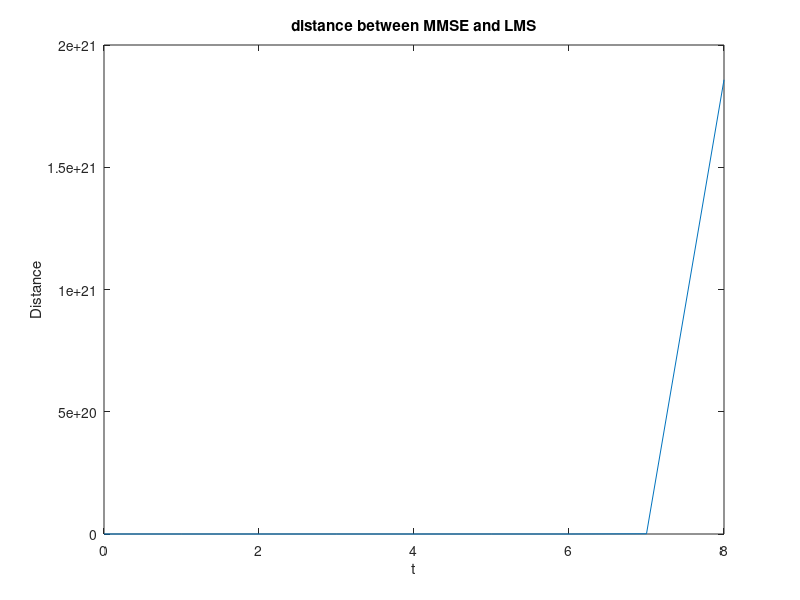
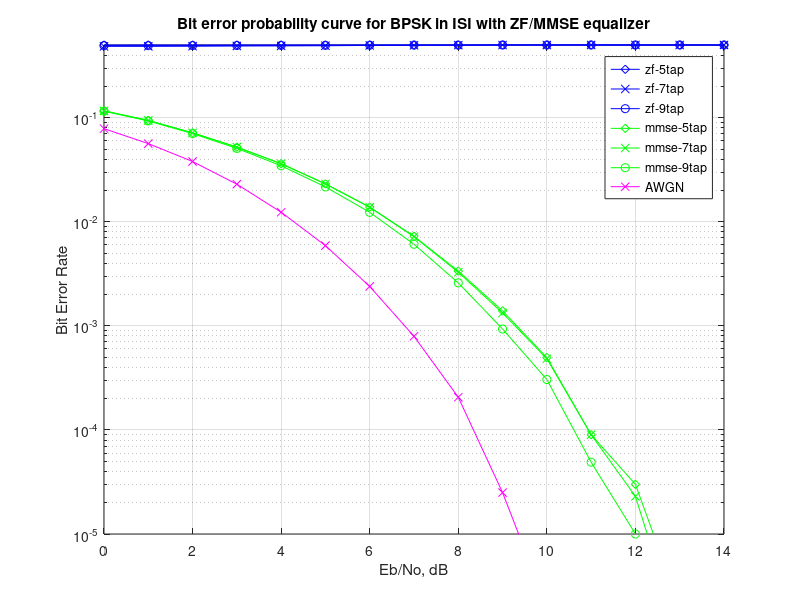

These figures' MATLAB source, in order:
N  = 10^6; % number of bits or symbols
Eb_N0_dB = [0:15]; % multiple Eb/N0 values
K = 4;

for i = 1:length(Eb_N0_dB)

   % Transmitter
   ip = rand(1,N)>0.5; % generating 0,1 with equal probability
   s = 2*ip-1; % BPSK modulation 0 -> -1; 1 -> 0 

   % Channel model, multipath channel
   nTap = 3;
   E=0.5^2+0.25^2+0.125^2;
   ht=[0.5/(sqrt(E)),0.25/sqrt(E),0.125/sqrt(E)];
   L  = length(ht);

   chanOut = conv(s,ht);  
   n = 1/sqrt(2)*[randn(1,N+length(ht)-1) + 1i*randn(1,N+length(ht)-1)]; % white gaussian noise, 0dB variance 
   
   % Noise addition
   y = chanOut + 10^(-Eb_N0_dB(i)/20)*n; % additive white gaussian noise 
   % mmse equalization
   for k=2:K
       % zero forcing equalization
       hM = toeplitz([ht([2:end]) zeros(1,2*k+1-L+1)], [ ht([2:-1:1]) zeros(1,2*k+1-L+1) ]);
       d  = zeros(1,2*k+1);
       d(k+1) = 1;
       c_zf  = [inv(hM)*d.'].';
       yFilt_zf = conv(y,c_zf);
       yFilt_zf = yFilt_zf(k+2:end); 
       yFilt_zf = conv(yFilt_zf,ones(1,1)); % convolution
       ySamp_zf = yFilt_zf(1:1:N);  % sampling at time T
       %mmse
       hAutoCorr = conv(ht,fliplr(ht));
       hM = toeplitz([hAutoCorr([3:end]) zeros(1,2*k+1-L)], [ hAutoCorr([3:end]) zeros(1,2*k+1-L) ]);
       hM = hM + 1/2*10^(-Eb_N0_dB(i)/10)*eye(2*k+1);
       d  = zeros(1,2*k+1);
       d([-1:1]+k+1) = fliplr(ht);
       c_mmse  = [inv(hM)*d.'].';
       yFilt_mmse = conv(y,c_mmse);
       yFilt_mmse = yFilt_mmse(k+2:end); 
       yFilt_mmse = conv(yFilt_mmse,ones(1,1)); % convolution
       ySamp_mmse = yFilt_mmse(1:1:N);  % sampling at time T
       
       ipHat_mmse = real(ySamp_mmse)>0;
       nErr_mmse(k,i) = size(find([ip- ipHat_mmse]),2);
      % receiver - hard decision decoding
       ipHat_zf = real(ySamp_zf)>0;

       % counting the errors
       nErr_zf(k,i) = size(find([ip- ipHat_zf]),2);
   end   
end
simBer_zf = nErr_zf/N; % simulated ber
simBer_mmse = nErr_mmse/N; % simulated ber

%LMS  
%calculate delta
sum=0;
for i=1:N
    sum=sum+y(1,i);
end
expe_u=sum/N;
sum_2=0;
for i=1:N
    sum_2=sum_2+y(1,i)-expe_u;
end
delta=0.002/(expe_u^2+(sum_2/N)^2);
%
l=length(c_mmse);
t=[0:l-1];
d=s;
w=zeros(1,N);
e=zeros(1,N);
for i=1:N
    e(i)=d(i)-w(i)'*y(1,i);
    w(i+1)=w(i)+delta*e(i)*y(1,i);
end
dis=zeros(1,length(c_mmse));
for i=1:length(c_mmse)
    dis(i)=sqrt(abs(c_mmse(i)^2-w(i)^2));
end
figure,
plot(t,dis);
xlabel('t')
ylabel('Distance')
title('distance between MMSE and LMS')

%previous AWGN BER
ipHat = zeros(1,N);
for i=1:length(Eb_N0_dB)
    input=rand(1,N)>0.5;   %generate random inputs
    s=2*input-1;    %BPSK modulation
    n = 1/sqrt(2)*[randn(1,N) + 1i*randn(1,N)]; % white guassian noise, 0dB variance
    y = s + 10^(-Eb_N0_dB(i)/20)*n; % additive white gaussian noise

    ipHat = real(y)>0;
    nErr(i) = size(find([input- ipHat]),2); % couting the number of errors   
end
simBer = nErr/N;




% plot

figure
semilogy(Eb_N0_dB,simBer_zf(2,:),'bd-');
hold on
semilogy(Eb_N0_dB,simBer_zf(3,:),'bx-');
hold on
semilogy(Eb_N0_dB,simBer_zf(4,:),'bo-');
hold on
semilogy(Eb_N0_dB,simBer_mmse(2,:),'gd-');
hold on
semilogy(Eb_N0_dB,simBer_mmse(3,:),'gx-');
hold on
semilogy(Eb_N0_dB,simBer_mmse(4,:),'go-');
hold on 
semilogy(Eb_N0_dB,simBer,'mx-');
axis([0 14 10^-5 0.5])
grid on
legend('zf-5tap','zf-7tap','zf-9tap', 'mmse-5tap','mmse-7tap','mmse-9tap','AWGN');
xlabel('Eb/No, dB');
ylabel('Bit Error Rate');
title('Bit error probability curve for BPSK in ISI with ZF/MMSE equalizer');